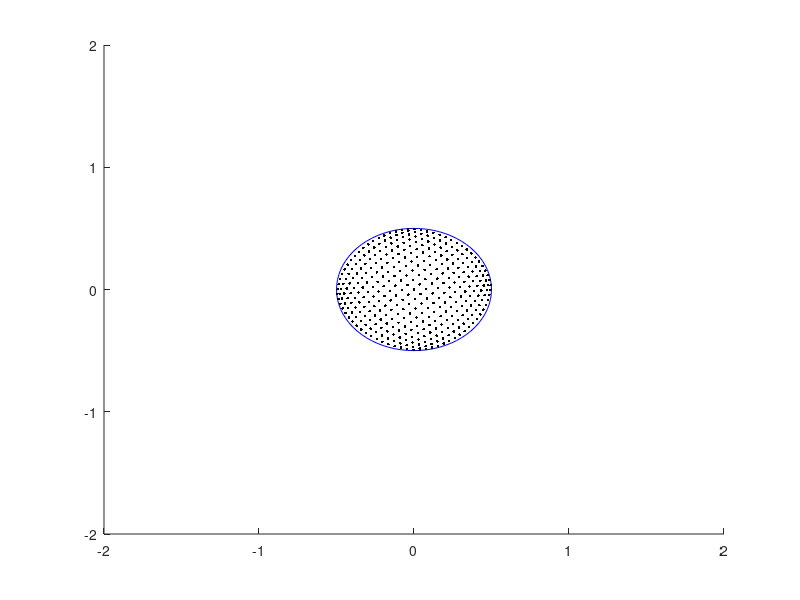

Here is the MATLAB script that generated this plot: (Note: this script raises an error after producing the figure.)

clc
clear all
close all

% Assume that the points are written to a file in a round like order ...
% like -> lastPoint_boundary_i = firstPoint_boundary_i+1

fileHandle = fopen( 'geometry_2_3.txt', 'r' );

% Read four boundaries
for q = 1 : 4

    boundaries( q ).xx = [];
    boundaries( q ).yy = [];
    
    while ( true )
        
        tline = fgetl( fileHandle );
        if strcmp( tline, '---' )
            % go to next boundary
            break
        end
        
        if ischar( tline )
            xy = str2num( tline );
            boundaries( q ).xx( end + 1 ) = xy( 1 );
            boundaries( q ).yy( end + 1 ) = xy( 2 );
        end
        
    end
    
end

% complete end points ( last_i = first_i+1 )
for q = 1 : 4
    b_size = size( boundaries( q ).xx );
    len_i = b_size( 2 );
    
    boundaries( q ).xx( 1, end + 1 ) = ...
        boundaries( rem( q , 4 ) + 1 ).xx( 1, 1 );
    
    boundaries( q ).yy( 1, end + 1 ) = ...
        boundaries( rem( q , 4 ) + 1 ).yy( 1, 1 );
    
    boundaries( q ).size = len_i + 1;
end

% correct the direction of the boundaries 
% left must go from bottom to top
% top must go from left to right
boundaries( 1 ).xx = flip( boundaries( 1 ).xx );
boundaries( 1 ).yy = flip( boundaries( 1 ).yy );

boundaries( 4 ).xx = flip( boundaries( 4 ).xx );
boundaries( 4 ).yy = flip( boundaries( 4 ).yy );

disp( boundaries );


% define each boundary using piecewise segments
for q = 1 : 4
    boundaries( q ).x_geo = [];
    boundaries( q ).y_geo = [];
    
    % calculate udir and len
    for i = 1 : ( boundaries( q ).size - 1 )
        x_p0 = boundaries( q ).xx( i );
        x_p1 = boundaries( q ).xx( i + 1 );
        y_p0 = boundaries( q ).yy( i );
        y_p1 = boundaries( q ).yy( i + 1 );
        
        dx = x_p1 - x_p0; dy = y_p1 - y_p0;
        len = sqrt( dx^2 + dy^2 );
        
        ux = dx / len; uy = dy / len;
        l_geo_x = [x_p0, ux, len];
        l_geo_y = [y_p0, uy, len];
        
        boundaries( q ).x_geo( end + 1, : ) = l_geo_x;
        boundaries( q ).y_geo( end + 1, : ) = l_geo_y;
    end
end

% define grid dimensions ( xi=e, eta=n )
Ne = 20;
Nn = 20;

de = 1 / Ne;
dn = 1 / Nn;

ee = linspace( 0, 1, Ne + 1 );
nn = linspace( 0, 1, Nn + 1 );

xx_g = zeros( Nn - 1, Ne - 1 );
yy_g = zeros( Nn - 1, Ne - 1 );

for i = 2 : Nn
    
   for j = 2 : Ne 
      
       e = ee( j );
       n = nn( i );
       
       indxs_e = zeros( 1, 4 );
       indxs_n = zeros( 1, 4 );
       
       % calculate the index of which segment to use for each boundary
       for s = 1 : 4
           n_segments = boundaries( s ).size - 1;
           b_d = 1 / n_segments;
           
           indxs_e( s ) = floor( e / b_d ) + 1;
           indxs_n( s ) = floor( n / b_d ) + 1;
       end
      
       xl = 0; yl = 0;
       xr = 0; yr = 0;
       xb = 0; yb = 0;
       xt = 0; yt = 0;
       
       xb_0 = boundaries( 2 ).xx( 1 ); yb_0 = boundaries( 2 ).yy( 1 );
       xb_1 = boundaries( 2 ).xx( end ); yb_1 = boundaries( 2 ).yy( end );
       
       xt_0 = boundaries( 4 ).xx( 1 ); yt_0 = boundaries( 4 ).yy( 1 );
       xt_1 = boundaries( 4 ).xx( end ); yt_1 = boundaries( 4 ).yy( end );
       
       % calculate xl, xr, xb and xt using the appropiate boundaries
       for s = 1 : 4
           
           n_segments = boundaries( s ).size - 1;
           b_d = 1 / n_segments;
           
           switch s
               
               case 1
                   seg_params_x = boundaries( s ).x_geo( indxs_n( s ), : );
                   seg_params_y = boundaries( s ).y_geo( indxs_n( s ), : );
                   
                   x_p0 = seg_params_x( 1 ); y_p0 = seg_params_y( 1 );
                   udx = seg_params_x( 2 ); udy = seg_params_y( 2 );
                   lenx = seg_params_x( 3 ); leny = seg_params_y( 3 );
                   
                   xl = x_p0 + ( n - ( indxs_n( s ) - 1 ) * b_d ) * n_segments * udx * lenx;
                   yl = y_p0 + ( n - ( indxs_n( s ) - 1 ) * b_d ) * n_segments * udy * leny;
                   
               case 2
                   seg_params_x = boundaries( s ).x_geo( indxs_e( s ), : );
                   seg_params_y = boundaries( s ).y_geo( indxs_e( s ), : );
                   
                   x_p0 = seg_params_x( 1 ); y_p0 = seg_params_y( 1 );
                   udx = seg_params_x( 2 ); udy = seg_params_y( 2 );
                   lenx = seg_params_x( 3 ); leny = seg_params_y( 3 );
                   
                   xb = x_p0 + ( e - ( indxs_e( s ) - 1 ) * b_d ) * n_segments * udx * lenx;
                   yb = y_p0 + ( e - ( indxs_e( s ) - 1 ) * b_d ) * n_segments * udy * leny;
                   
               case 3
                   seg_params_x = boundaries( s ).x_geo( indxs_n( s ), : );
                   seg_params_y = boundaries( s ).y_geo( indxs_n( s ), : );
                   
                   x_p0 = seg_params_x( 1 ); y_p0 = seg_params_y( 1 );
                   udx = seg_params_x( 2 ); udy = seg_params_y( 2 );
                   lenx = seg_params_x( 3 ); leny = seg_params_y( 3 );
                   
                   xr = x_p0 + ( n - ( indxs_n( s ) - 1 ) * b_d ) * n_segments * udx * lenx;
                   yr = y_p0 + ( n - ( indxs_n( s ) - 1 ) * b_d ) * n_segments * udy * leny;
                   
               case 4
                   seg_params_x = boundaries( s ).x_geo( indxs_e( s ), : );
                   seg_params_y = boundaries( s ).y_geo( indxs_e( s ), : );
                   
                   x_p0 = seg_params_x( 1 ); y_p0 = seg_params_y( 1 );
                   udx = seg_params_x( 2 ); udy = seg_params_y( 2 );
                   lenx = seg_params_x( 3 ); leny = seg_params_y( 3 );
                   
                   xt = x_p0 + ( e - ( indxs_e( s ) - 1 ) * b_d ) * n_segments * udx * lenx;
                   yt = y_p0 + ( e - ( indxs_e( s ) - 1 ) * b_d ) * n_segments * udy * leny;
           end
           
       end
       
       x = ( 1 - e ) * xl + ( e ) * xr + ( 1 - n ) * xb + ( n ) * xt - ...
           ( 1 - n ) * ( 1 - e ) * xb_0 - ( 1 - e ) * n * xt_0 - ...
           ( 1 - n ) * e * xb_1 - n * e * xt_1;

       y = ( 1 - e ) * yl + ( e ) * yr + ( 1 - n ) * yb + ( n ) * yt - ...
           ( 1 - n ) * ( 1 - e ) * yb_0 - ( 1 - e ) * n * yt_0 - ...
           ( 1 - n ) * e * yb_1 - n * e * yt_1;
       
       xx_g( i - 1, j - 1 ) = x; yy_g( i - 1, j - 1 ) = y;
       
   end
    
end

figure(1)
axis( [-2,2,-2,2] )
hold on

for s = 1 : 4
    plot( boundaries( s ).xx, boundaries( s ).yy, 'b' )
end

for i = 1 : size( xx_g, 1 )
   
    for j = 1 : size( xx_g, 2 )
       
        plot( xx_g( i, j ) , yy_g( i, j ), 'k.' )
        
    end
    
end

plotGrid( xx_g, yy_g ) 

function plotGrid( xg, yg )

    for i = 1 : size( xg, 1 ) 
       
        for j = 1 : size( xg, 2 )
           
            if i > 1
                plot( [ xg( i - 1, j ), xg( i, j ) ], ...
                      [ yg( i - 1, j ), yg( i, j ) ], 'k' );
            end
            if j > 1
                plot( [ xg( i, j - 1 ), xg( i, j ) ], ...
                      [ yg( i, j - 1 ), yg( i, j ) ], 'k' );
            end
            
            if i < size( xg, 1 )
                plot( [ xg( i + 1, j ), xg( i, j ) ], ...
                      [ yg( i + 1, j ), yg( i, j ) ], 'k' );
            end
            if j < size( xg, 2 )
                plot( [ xg( i, j + 1 ), xg( i, j ) ], ...
                      [ yg( i, j + 1 ), yg( i, j ) ], 'k' );
            end
            
        end
        
    end

end
